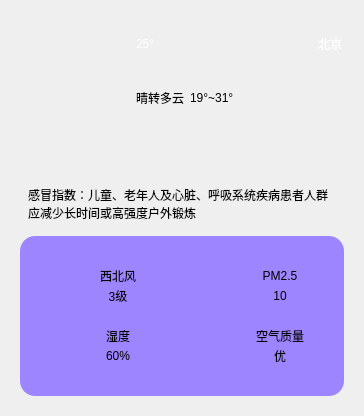
        <widget class="QWidget" name="widget" native="true">
         <layout class="QVBoxLayout" name="verticalLayout_2">
          <item>
           <widget class="QWidget" name="widget_3" native="true">
            <property name="minimumSize">
             <size>
              <width>0</width>
              <height>120</height>
             </size>
            </property>
            <property name="maximumSize">
             <size>
              <width>340</width>
              <height>120</height>
             </size>
            </property>
            <layout class="QHBoxLayout" name="horizontalLayout_3">
             <item>
              <widget class="QLabel" name="ll_state_pic">
               <property name="minimumSize">
                <size>
                 <width>110</width>
                 <height>110</height>
                </size>
               </property>
               <property name="maximumSize">
                <size>
                 <width>110</width>
                 <height>110</height>
                </size>
               </property>
               <property name="autoFillBackground">
                <bool>false</bool>
               </property>
               <property name="styleSheet">
                <string notr="true">background-color: rgba(255, 255, 255, 0);</string>
               </property>
               <property name="text">
                <string/>
               </property>
               <property name="pixmap">
                <pixmap resource="main.qrc">:/res/type/DuoYun.png</pixmap>
               </property>
               <property name="scaledContents">
                <bool>true</bool>
               </property>
              </widget>
             </item>
             <item>
              <layout class="QVBoxLayout" name="verticalLayout_3">
               <item>
                <layout class="QHBoxLayout" name="horizontalLayout_4">
                 <item>
                  <widget class="QLabel" name="ll_tempture">
                   <property name="styleSheet">
                    <string notr="true">color: rgb(255, 255, 255);
font: 50pt &quot;Arial&quot;;
background-color: rgba(0, 255, 255, 0);</string>
                   </property>
                   <property name="text">
                    <string>25°</string>
                   </property>
                  </widget>
                 </item>
                 <item>
                  <spacer name="horizontalSpacer_2">
                   <property name="orientation">
                    <enum>Qt::Horizontal</enum>
                   </property>
                   <property name="sizeHint" stdset="0">
                    <size>
                     <width>40</width>
                     <height>20</height>
                    </size>
                   </property>
                  </spacer>
                 </item>
                 <item>
                  <layout class="QVBoxLayout" name="vl_city">
                   <item>
                    <widget class="QLabel" name="ll_city">
                     <property name="sizePolicy">
                      <sizepolicy hsizetype="Preferred" vsizetype="Preferred">
                       <horstretch>0</horstretch>
                       <verstretch>0</verstretch>
                      </sizepolicy>
                     </property>
                     <property name="maximumSize">
                      <size>
                       <width>16777215</width>
                       <height>16777215</height>
                      </size>
                     </property>
                     <property name="styleSheet">
                      <string notr="true">font: 12pt &quot;Microsoft YaHei UI&quot;;
color: rgb(255, 255, 255);
</string>
                     </property>
                     <property name="text">
                      <string>北京</string>
                     </property>
                    </widget>
                   </item>
                   <item>
                    <layout class="QVBoxLayout" name="verticalLayout_5"/>
                   </item>
                  </layout>
                 </item>
                </layout>
               </item>
               <item>
                <layout class="QHBoxLayout" name="horizontalLayout_6">
                 <item>
                  <widget class="QLabel" name="ll_type">
                   <property name="styleSheet">
                    <string notr="true">background-color: rgba(255, 255, 255,0);
font: 12pt &quot;微软雅黑&quot;;</string>
                   </property>
                   <property name="text">
                    <string>晴转多云</string>
                   </property>
                  </widget>
                 </item>
                 <item>
                  <widget class="QLabel" name="ll_tempture_range">
                   <property name="styleSheet">
                    <string notr="true">background-color: rgba(255, 255, 255,0);
font: 12pt &quot;微软雅黑&quot;;</string>
                   </property>
                   <property name="text">
                    <string>19°~31°</string>
                   </property>
                  </widget>
                 </item>
                 <item>
                  <spacer name="horizontalSpacer_3">
                   <property name="orientation">
                    <enum>Qt::Horizontal</enum>
                   </property>
                   <property name="sizeHint" stdset="0">
                    <size>
                     <width>40</width>
                     <height>20</height>
                    </size>
                   </property>
                  </spacer>
                 </item>
                </layout>
               </item>
              </layout>
             </item>
            </layout>
           </widget>
          </item>
          <item>
           <widget class="QWidget" name="widget_4" native="true">
            <property name="styleSheet">
             <string notr="true"/>
            </property>
            <layout class="QVBoxLayout" name="verticalLayout_4">
             <property name="spacing">
              <number>14</number>
             </property>
             <item>
              <spacer name="verticalSpacer">
               <property name="orientation">
                <enum>Qt::Vertical</enum>
               </property>
               <property name="sizeHint" stdset="0">
                <size>
                 <width>20</width>
                 <height>40</height>
                </size>
               </property>
              </spacer>
             </item>
             <item>
              <widget class="QLabel" name="ll_ganmao">
               <property name="styleSheet">
                <string notr="true">background-color: rgba(60, 60, 60, 0);
padding-left: 5px;
padding-right: 5px;</string>
               </property>
               <property name="text">
                <string>感冒指数：儿童、老年人及心脏、呼吸系统疾病患者人群应减少长时间或高强度户外锻炼</string>
               </property>
               <property name="wordWrap">
                <bool>true</bool>
               </property>
              </widget>
             </item>
             <item>
              <widget class="QWidget" name="widget_5" native="true">
               <property name="styleSheet">
                <string notr="true">background-color: rgb(157, 133, 255);
border-radius: 15px</string>
               </property>
               <layout class="QGridLayout" name="gridLayout" rowstretch="0,0" columnstretch="0,0,0">
                <property name="leftMargin">
                 <number>40</number>
                </property>
                <property name="topMargin">
                 <number>30</number>
                </property>
                <property name="rightMargin">
                 <number>40</number>
                </property>
                <property name="bottomMargin">
                 <number>30</number>
                </property>
                <property name="horizontalSpacing">
                 <number>80</number>
                </property>
                <property name="verticalSpacing">
                 <number>20</number>
                </property>
                <item row="1" column="0">
                 <layout class="QHBoxLayout" name="horizontalLayout_8">
                  <property name="spacing">
                   <number>0</number>
                  </property>
                  <item>
                   <widget class="QLabel" name="ll_wet_icon">
                    <property name="minimumSize">
                     <size>
                      <width>40</width>
                      <height>40</height>
                     </size>
                    </property>
                    <property name="maximumSize">
                     <size>
                      <width>40</width>
                      <height>40</height>
                     </size>
                    </property>
                    <property name="text">
                     <string/>
                    </property>
                    <property name="pixmap">
                     <pixmap resource="main.qrc">:/res/humidity.png</pixmap>
                    </property>
                    <property name="scaledContents">
                     <bool>true</bool>
                    </property>
                   </widget>
                  </item>
                  <item>
                   <layout class="QVBoxLayout" name="verticalLayout_9">
                    <item>
                     <widget class="QLabel" name="ll_wet">
                      <property name="text">
                       <string>湿度</string>
                      </property>
                      <property name="alignment">
                       <set>Qt::AlignCenter</set>
                      </property>
                     </widget>
                    </item>
                    <item>
                     <widget class="QLabel" name="ll_wet_value">
                      <property name="text">
                       <string>60%</string>
                      </property>
                      <property name="alignment">
                       <set>Qt::AlignCenter</set>
                      </property>
                     </widget>
                    </item>
                   </layout>
                  </item>
                 </layout>
                </item>
                <item row="0" column="2">
                 <layout class="QHBoxLayout" name="horizontalLayout_10">
                  <property name="spacing">
                   <number>0</number>
                  </property>
                  <item>
                   <widget class="QLabel" name="ll_pm25_icon">
                    <property name="minimumSize">
                     <size>
                      <width>40</width>
                      <height>40</height>
                     </size>
                    </property>
                    <property name="maximumSize">
                     <size>
                      <width>40</width>
                      <height>40</height>
                     </size>
                    </property>
                    <property name="text">
                     <string/>
                    </property>
                    <property name="pixmap">
                     <pixmap resource="main.qrc">:/res/pm25.png</pixmap>
                    </property>
                    <property name="scaledContents">
                     <bool>true</bool>
                    </property>
                   </widget>
                  </item>
                  <item>
                   <layout class="QVBoxLayout" name="verticalLayout_8">
                    <item>
                     <widget class="QLabel" name="ll_pm25">
                      <property name="text">
                       <string>PM2.5</string>
                      </property>
                      <property name="alignment">
                       <set>Qt::AlignCenter</set>
                      </property>
                     </widget>
                    </item>
                    <item>
                     <widget class="QLabel" name="ll_pm25_value">
                      <property name="text">
                       <string>10</string>
                      </property>
                      <property name="alignment">
                       <set>Qt::AlignCenter</set>
                      </property>
                     </widget>
                    </item>
                   </layout>
                  </item>
                 </layout>
                </item>
                <item row="0" column="0">
                 <layout class="QHBoxLayout" name="horizontalLayout_11">
                  <property name="spacing">
                   <number>0</number>
                  </property>
                  <item>
                   <widget class="QLabel" name="ll_wind_icon">
                    <property name="minimumSize">
                     <size>
                      <width>40</width>
                      <height>40</height>
                     </size>
                    </property>
                    <property name="maximumSize">
                     <size>
                      <width>40</width>
                      <height>40</height>
                     </size>
                    </property>
                    <property name="text">
                     <string/>
                    </property>
                    <property name="pixmap">
                     <pixmap resource="main.qrc">:/res/wind.png</pixmap>
                    </property>
                    <property name="scaledContents">
                     <bool>true</bool>
                    </property>
                   </widget>
                  </item>
                  <item>
                   <layout class="QVBoxLayout" name="verticalLayout_7">
                    <item>
                     <widget class="QLabel" name="ll_wind">
                      <property name="text">
                       <string>西北风</string>
                      </property>
                      <property name="alignment">
                       <set>Qt::AlignCenter</set>
                      </property>
                     </widget>
                    </item>
                    <item>
                     <widget class="QLabel" name="ll_wind_value">
                      <property name="text">
                       <string>3级</string>
                      </property>
                      <property name="alignment">
                       <set>Qt::AlignCenter</set>
                      </property>
                     </widget>
                    </item>
                   </layout>
                  </item>
                 </layout>
                </item>
                <item row="1" column="2">
                 <layout class="QHBoxLayout" name="horizontalLayout_7">
                  <property name="spacing">
                   <number>0</number>
                  </property>
                  <item>
                   <widget class="QLabel" name="ll_air_icon">
                    <property name="minimumSize">
                     <size>
                      <width>40</width>
                      <height>40</height>
                     </size>
                    </property>
                    <property name="maximumSize">
                     <size>
                      <width>40</width>
                      <height>40</height>
                     </size>
                    </property>
                    <property name="text">
                     <string/>
                    </property>
                    <property name="pixmap">
                     <pixmap resource="main.qrc">:/res/aqi.png</pixmap>
                    </property>
                    <property name="scaledContents">
                     <bool>true</bool>
                    </property>
                   </widget>
                  </item>
                  <item>
                   <layout class="QVBoxLayout" name="verticalLayout_10">
                    <item>
                     <widget class="QLabel" name="ll_air_value">
                      <property name="text">
                       <string>空气质量</string>
                      </property>
                      <property name="alignment">
                       <set>Qt::AlignCenter</set>
                      </property>
                     </widget>
                    </item>
                    <item>
                     <widget class="QLabel" name="ll_air_quality">
                      <property name="text">
                       <string>优</string>
                      </property>
                      <property name="alignment">
                       <set>Qt::AlignCenter</set>
                      </property>
                     </widget>
                    </item>
                   </layout>
                  </item>
                 </layout>
                </item>
               </layout>
              </widget>
             </item>
            </layout>
           </widget>
          </item>
         </layout>
        </widget>
